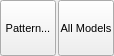
<?xml version="1.0" encoding="UTF-8"?>
<ui version="4.0">
 <class>ForcefieldsAssignPopup</class>
 <widget class="QWidget" name="ForcefieldsAssignPopup">
  <property name="geometry">
   <rect>
    <x>0</x>
    <y>0</y>
    <width>114</width>
    <height>56</height>
   </rect>
  </property>
  <property name="sizePolicy">
   <sizepolicy hsizetype="Minimum" vsizetype="Minimum">
    <horstretch>0</horstretch>
    <verstretch>0</verstretch>
   </sizepolicy>
  </property>
  <property name="font">
   <font>
    <pointsize>8</pointsize>
   </font>
  </property>
  <property name="windowTitle">
   <string>Forcefields Assign Popup</string>
  </property>
  <layout class="QHBoxLayout" name="horizontalLayout">
   <property name="spacing">
    <number>2</number>
   </property>
   <property name="margin">
    <number>0</number>
   </property>
   <item>
    <widget class="QToolButton" name="PatternButton">
     <property name="minimumSize">
      <size>
       <width>56</width>
       <height>56</height>
      </size>
     </property>
     <property name="maximumSize">
      <size>
       <width>56</width>
       <height>56</height>
      </size>
     </property>
     <property name="toolTip">
      <string>Flip current selection about the X axis</string>
     </property>
     <property name="text">
      <string>Pattern...</string>
     </property>
     <property name="iconSize">
      <size>
       <width>30</width>
       <height>30</height>
      </size>
     </property>
     <property name="checkable">
      <bool>false</bool>
     </property>
     <property name="autoExclusive">
      <bool>false</bool>
     </property>
     <property name="toolButtonStyle">
      <enum>Qt::ToolButtonTextUnderIcon</enum>
     </property>
     <property name="autoRaise">
      <bool>false</bool>
     </property>
    </widget>
   </item>
   <item>
    <widget class="QToolButton" name="AllModelsButton">
     <property name="minimumSize">
      <size>
       <width>56</width>
       <height>56</height>
      </size>
     </property>
     <property name="maximumSize">
      <size>
       <width>56</width>
       <height>56</height>
      </size>
     </property>
     <property name="toolTip">
      <string>Flip current selection about the X axis</string>
     </property>
     <property name="text">
      <string>All Models</string>
     </property>
     <property name="iconSize">
      <size>
       <width>30</width>
       <height>30</height>
      </size>
     </property>
     <property name="checkable">
      <bool>false</bool>
     </property>
     <property name="autoExclusive">
      <bool>false</bool>
     </property>
     <property name="toolButtonStyle">
      <enum>Qt::ToolButtonTextUnderIcon</enum>
     </property>
     <property name="autoRaise">
      <bool>false</bool>
     </property>
    </widget>
   </item>
  </layout>
 </widget>
 <resources>
  <include location="icons.qrc"/>
 </resources>
 <connections/>
</ui>
